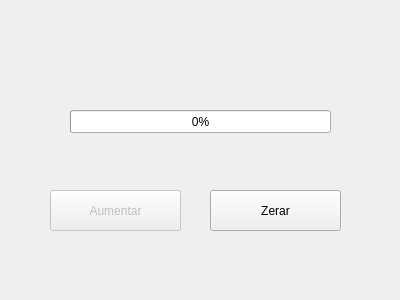
<?xml version="1.0" encoding="UTF-8"?>
<ui version="4.0">
 <class>Form</class>
 <widget class="QWidget" name="Form">
  <property name="geometry">
   <rect>
    <x>0</x>
    <y>0</y>
    <width>400</width>
    <height>300</height>
   </rect>
  </property>
  <property name="windowTitle">
   <string>Barra de Progresso</string>
  </property>
  <widget class="QProgressBar" name="progressBar">
   <property name="geometry">
    <rect>
     <x>70</x>
     <y>110</y>
     <width>261</width>
     <height>23</height>
    </rect>
   </property>
   <property name="value">
    <number>0</number>
   </property>
  </widget>
  <widget class="QPushButton" name="pushButton">
   <property name="enabled">
    <bool>false</bool>
   </property>
   <property name="geometry">
    <rect>
     <x>50</x>
     <y>190</y>
     <width>131</width>
     <height>41</height>
    </rect>
   </property>
   <property name="text">
    <string>Aumentar</string>
   </property>
  </widget>
  <widget class="QPushButton" name="pushButton_2">
   <property name="enabled">
    <bool>true</bool>
   </property>
   <property name="geometry">
    <rect>
     <x>210</x>
     <y>190</y>
     <width>131</width>
     <height>41</height>
    </rect>
   </property>
   <property name="text">
    <string>Zerar</string>
   </property>
  </widget>
 </widget>
 <resources/>
 <connections/>
</ui>
